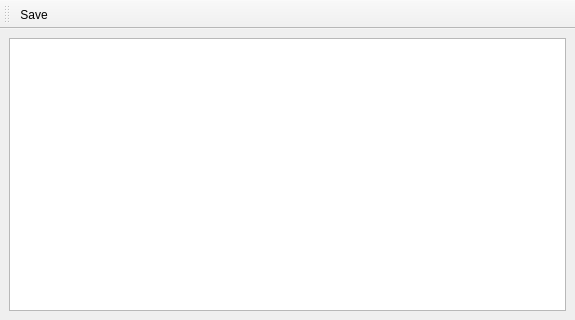
<?xml version="1.0" encoding="UTF-8"?>
<ui version="4.0">
 <class>hp_MdiWindow</class>
 <widget class="QMainWindow" name="hp_MdiWindow">
  <property name="enabled">
   <bool>true</bool>
  </property>
  <property name="geometry">
   <rect>
    <x>0</x>
    <y>0</y>
    <width>575</width>
    <height>320</height>
   </rect>
  </property>
  <property name="minimumSize">
   <size>
    <width>400</width>
    <height>200</height>
   </size>
  </property>
  <property name="windowTitle">
   <string>LogWindow</string>
  </property>
  <widget class="QWidget" name="centralwidget">
   <layout class="QVBoxLayout" name="verticalLayout">
    <item>
     <widget class="QTextEdit" name="textEdit"/>
    </item>
   </layout>
  </widget>
  <widget class="QToolBar" name="toolBar">
   <property name="windowTitle">
    <string>toolBar</string>
   </property>
   <attribute name="toolBarArea">
    <enum>TopToolBarArea</enum>
   </attribute>
   <attribute name="toolBarBreak">
    <bool>false</bool>
   </attribute>
   <addaction name="actionSave"/>
  </widget>
  <action name="actionSave">
   <property name="icon">
    <iconset resource="qthpconnect.qrc">
     <normaloff>:/icons/save_22x22.png</normaloff>:/icons/save_22x22.png</iconset>
   </property>
   <property name="text">
    <string>Save</string>
   </property>
  </action>
 </widget>
 <resources>
  <include location="qthpconnect.qrc"/>
 </resources>
 <connections/>
</ui>
